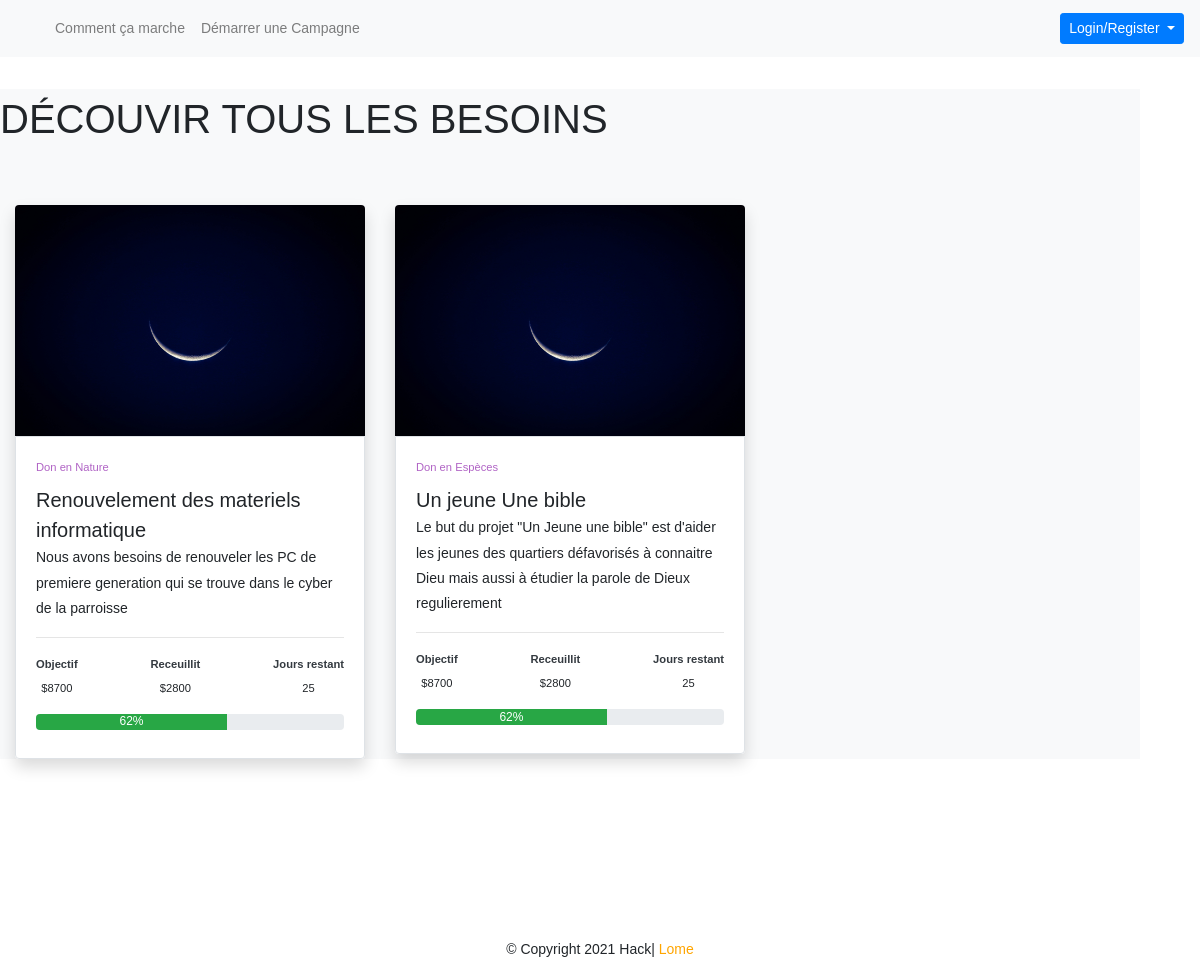
Before: /besoin/ with the older database file.
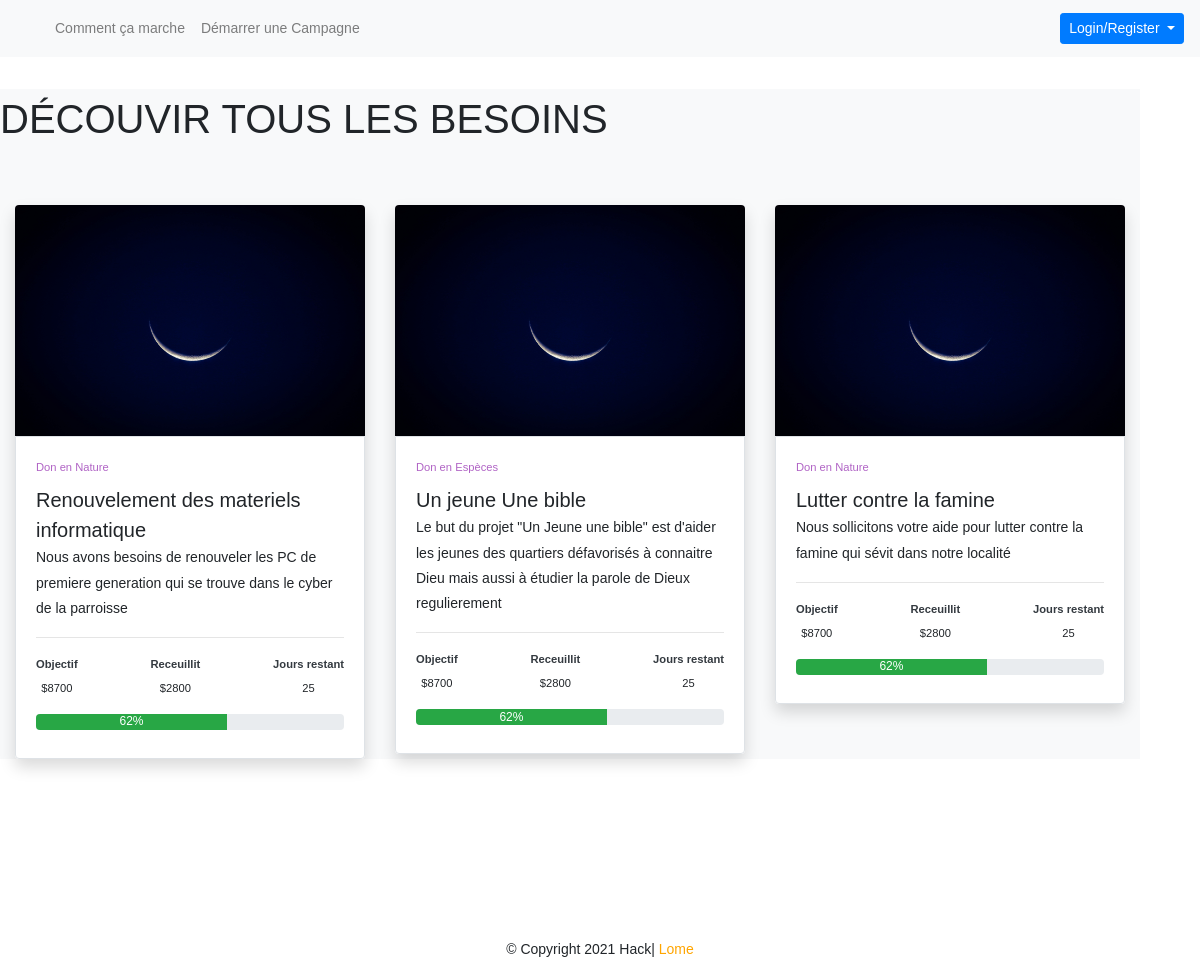
After: the same page with the newer database file.
### core/models.py (models this page shows, shortened)
class Besoin(models.Model):
    titre = models.CharField(max_length=40)
    resume = models.CharField(max_length=255)
    description = models.TextField(default="Aucune Description")
    type = models.CharField(max_length=40, choices=[(idx.name, idx.value) for idx in TypeBesoin.all()])
    image_mise_en_avant = models.ImageField(upload_to ='besoin', default = 'ibsnoimage.png' )
    gerant = models.ForeignKey(Gerant, on_delete=models.CASCADE, blank=True, null=True)
    created_at = models.DateField(auto_now_add=True)
    update_at = models.DateField(auto_now= True)

### core/views.py (the view)
# urls.py: path('besoin/', BesoinListView.as_view(), name='liste'),
class BesoinListView(ListView):
    model = Besoin
    template_name = 'core/besoin-list.html'
    context_object_name = 'besoin' # the default name is 'object_list'

### core/templates/core/besoin-list.html (shortened to what this page needs)
{% extends "base.html" %}
{%load static%}
{% block content %}
<div class="container-fluid">
    <div class="row">
      <div class="space-2 bg-light">
          <div class="container">
              <div class="row mb-5 text-center text-uppercase">
                  <h1>Découvir tous les Besoins</h1>
              </div>
             <div class="row d-flex">
                {% for besoin in object_list %}
                    <div class="col-lg-4 col-md-6 col-sm-6">
                    <div class="card border-0 shadow">
                        <div class="view ">
                            <img class="card-img-top rounded-top" src="{% static 'images/img-bg.jpg' %}" width="347px" height="231px" alt="Card image cap">
                        </div>
                        <div class="card-body border rounded-bottom">
                            <a href="{% url 'core:detail' besoin.pk %}" class="card-text small mb-2 d-block">{{besoin.get_type_display}}</a>
                            <a href="{% url 'core:detail' besoin.pk %}" class="h5 card-title">{{besoin.titre}}</a>
                            <p>{{besoin.resume | truncatechars:200}}</p>
                            <hr>
                            <ul class="list-unstyled d-flex justify-content-between mb-3 text-center small">
                                <li class="pledged">
                                <p class="mb-1 font-weight-bold text-dark">Objectif</p>
                                <span class="amount">$8700</span>
                                </li>
                                <li class="funded">
                                <p class="mb-1 font-weight-bold text-dark">Receuillit</p>
                                <span class="amount">$2800</span>
                                </li>
                                <li class="days">
                                <p class="mb-1 font-weight-bold text-dark">Jours restant</p>
                                <span class="amount">25</span>
                                </li>
                            </ul>
                            <div class="progress mb-2">
                                <div class="progress-bar bg-success" role="progressbar" aria-valuenow="55" aria-valuemin="91" aria-valuemax="100" style="width:62%">62%</div>
                            </div>
                        </div>
                    </div>
                    </div>
                {% endfor %}
             </div>
          </div>
       </div>
    </div>
</div>
{% endblock content %}

Changed rows visible on the page:
added Besoin: type "Don en Nature", titre "Lutter contre la famine", resume "Nous sollicitons votre aide pour lutter contre la famine qui sévit dans notre localité"
